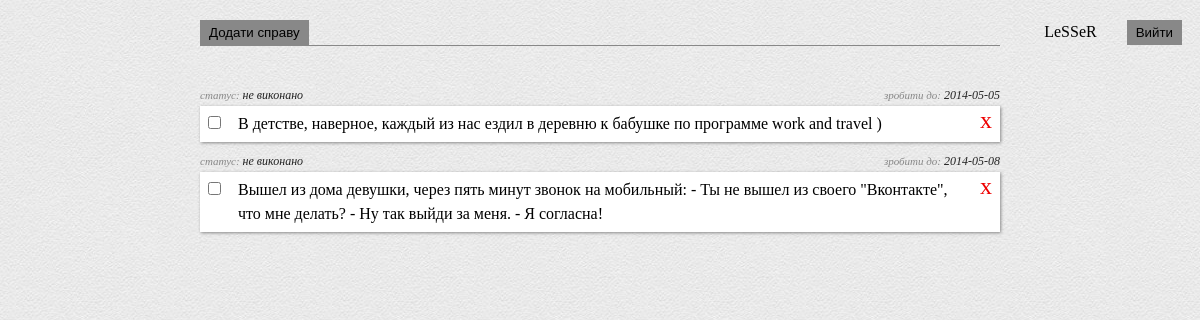
Screenshot of /index.php (signed in) with the database file from the repository.
### tables this page shows
CREATE TABLE IF NOT EXISTS `duties` (
  `id` int(11) NOT NULL AUTO_INCREMENT,
  `user_id` int(11) NOT NULL,
  `content` text NOT NULL,
  `time_to_done` date NOT NULL,
  `status` varchar(10) NOT NULL,
  PRIMARY KEY (`id`)
);

### functions.php (called while the page is built, shortened)
<?
	function user_exist($user){
		$user = mysql_real_escape_string($user);
		$q = mysql_query('SELECT id FROM users WHERE login="'.$user.'" ') or die(mysql_error());
		if($user = mysql_fetch_assoc($q)){
			return true;
		}else{
			return false;
		}
	}
	function get_list_duties($user, $id){
		if(user_exist($user)){
			$q = 'SELECT id, content, time_to_done, status FROM duties WHERE user_id="'.$id.'" ORDER BY time_to_done ASC, id ASC';
			$qq = mysql_query($q) or die(mysql_error());
			$duties = array();
			while($duty = mysql_fetch_assoc($qq)){
				$duty['content'] = stripcslashes($duty['content']);
				$duties[] = $duty;
			}
			return $duties;
		}else{
			header('Location: login.php?err='.'Користувач не знайдений');
		}
	}
?>

### index.php (the view, shortened to what this page needs)
<?
	require(ROOTDIR."/functions.php");
?>
<!DOCTYPE html>
<html>
	<head>
		<link type="text/css" href="stylesheet.css" rel="stylesheet">
		<link type="text/css" href="calendar/tcal.css" rel="stylesheet" />
	</head>
	<body>
		<div class="user_menu right">
			<div class="user_name left"><?=$_SESSION['login']?></div>
			<form method="post" action="call_method.php" class="right">
				<input id="exit_button" class="button" name="logout" type="submit" value="Вийти" />
			</form>
		</div>
		<div class="wrapper">
			<div class="main_content">
				<input id="add_duty" class="button" name="add_duty" type="button" value="Додати справу" />
				<div class="duty_list">
<?
					foreach(get_list_duties($_SESSION['login'], $_SESSION['uid']) as $duty){
						if($duty['status'] == 'NEW') $st = "не виконано";
						elseif($duty['status'] == 'OLD') $st = "прострочено";
						elseif($duty['status'] == 'DONE') $st = "виконано";
						else $st = "undefined";
?>
						<div class="duty_item <?=$duty['status']?>">
							<div class="status">
								<span>статус:</span> <?=$st?>
							</div>
							<div class="must_be_done">
								<span>зробити до:</span> <?=$duty['time_to_done']?>
							</div>
							<div class="left">
								<input id="check_duty_<?=$duty['id']?>" class="done_or_not left" name="done_or_not" type="checkbox" value="1" title="Справа зроблена" <?=($duty['status'] == 'DONE')?'checked':''?> />
								<label for="check_duty_<?=$duty['id']?>" class="duty_text">
									<?=$duty['content']?>
								</label>
							</div>
							<a class="dell_duty right" href="index.php?dell=<?=$duty['id']?>" title="Видалити справу">x</a>
						</div>
<?
					}
?>
				</div>
			</div>
		</div>
	</body>
</html>

### stylesheet.css (style rules this page uses)
html, body { font-family: Verdana; height: 100%; margin: 0; }
* { padding: 0; margin: 0; }
label { line-height: 24px; }
input { border: 1px solid #888888; padding: 4px 8px; background-color: #FEFEFE; }
.button { background-color: #888888; cursor: pointer; padding: 4px 8px; color: #000000; }
.user_menu { margin-right: 18px; }
.user_name { margin-right: 30px; line-height: 24px; }
.wrapper { height: 100%; margin: 20px auto; width: 800px; position: relative; }
.duty_list { border-top: 1px solid #888888; padding-top: 30px; }
.duty_item { background-color: #FFFFFF; box-shadow: 1px 1px 3px #888888; margin: 30px 0; padding: 4px 8px; }
.duty_item div.left { width: 760px; }
.done_or_not { margin: 6px 0; }
.duty_text { cursor: pointer; display: block; margin-left: 30px; padding: 2px 0; }
.dell_duty { color: #EE0000; font-family: comic sans ms; font-size: 24px; line-height: 20px; text-decoration: none; }
.must_be_done, .status { color: #222222; font-size: 12px; font-style: italic; margin-top: -22px; position: absolute; right: 0; }
.status { right: auto; left: 0; }
.must_be_done span, .status span { color: #888888; font-size: 11px; }
.left { float: left; }
.right { float: right; }

### rows the page displays
duties: status "не виконано", time_to_done "2014-05-05", content "В детстве, наверное, каждый из нас ездил в деревню к бабушке по программе work and travel )"
duties: status "не виконано", time_to_done "2014-05-08", content "Вышел из дома девушки, через пять минут звонок на мобильный: - Ты не вышел из своего \"Вконтакте\", что мне делать? - Ну так выйди за меня. - Я согласна!"

### other values shown
$_SESSION['login'] "LeSSeR"
